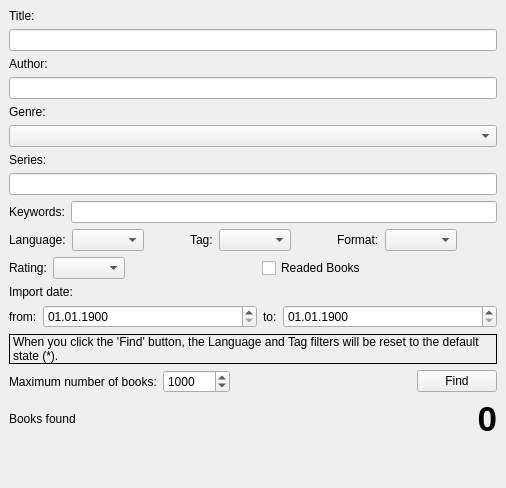
              <widget class="QWidget" name="pageSearch">
               <layout class="QVBoxLayout" name="verticalLayout_8">
                <property name="spacing">
                 <number>0</number>
                </property>
                <property name="leftMargin">
                 <number>0</number>
                </property>
                <property name="topMargin">
                 <number>0</number>
                </property>
                <property name="rightMargin">
                 <number>0</number>
                </property>
                <property name="bottomMargin">
                 <number>0</number>
                </property>
                <item>
                 <widget class="QFrame" name="frame_5">
                  <property name="frameShape">
                   <enum>QFrame::NoFrame</enum>
                  </property>
                  <property name="frameShadow">
                   <enum>QFrame::Raised</enum>
                  </property>
                  <layout class="QVBoxLayout" name="verticalLayout_5">
                   <item>
                    <widget class="QLabel" name="label_2">
                     <property name="text">
                      <string>Title:</string>
                     </property>
                    </widget>
                   </item>
                   <item>
                    <widget class="QLineEdit" name="lineEditFindBookTitle"/>
                   </item>
                   <item>
                    <widget class="QLabel" name="label_3">
                     <property name="text">
                      <string>Author:</string>
                     </property>
                    </widget>
                   </item>
                   <item>
                    <widget class="QLineEdit" name="lineEditFindAuthor"/>
                   </item>
                   <item>
                    <widget class="QLabel" name="label_4">
                     <property name="text">
                      <string>Genre:</string>
                     </property>
                    </widget>
                   </item>
                   <item>
                    <widget class="QComboBox" name="comboBoxFindGenre">
                     <property name="maxVisibleItems">
                      <number>15</number>
                     </property>
                    </widget>
                   </item>
                   <item>
                    <widget class="QLabel" name="label_5">
                     <property name="text">
                      <string>Series:</string>
                     </property>
                    </widget>
                   </item>
                   <item>
                    <widget class="QLineEdit" name="lineEditFindSeria"/>
                   </item>
                   <item>
                    <layout class="QHBoxLayout" name="horizontalLayoutFindKeywords">
                     <item>
                      <widget class="QLabel" name="labelFindKeywords">
                       <property name="text">
                        <string>Keywords:</string>
                       </property>
                      </widget>
                     </item>
                     <item>
                      <widget class="QLineEdit" name="lineEditFindKeywords"/>
                     </item>
                    </layout>
                   </item>
                   <item>
                    <layout class="QHBoxLayout" name="horizontalLayoFindLangTag">
                     <item>
                      <widget class="QLabel" name="label_10">
                       <property name="text">
                        <string>Language:</string>
                       </property>
                      </widget>
                     </item>
                     <item>
                      <widget class="QComboBox" name="comboBoxFindLanguage"/>
                     </item>
                     <item>
                      <spacer name="horizontalSpacer_6">
                       <property name="orientation">
                        <enum>Qt::Horizontal</enum>
                       </property>
                       <property name="sizeType">
                        <enum>QSizePolicy::Expanding</enum>
                       </property>
                       <property name="sizeHint" stdset="0">
                        <size>
                         <width>40</width>
                         <height>20</height>
                        </size>
                       </property>
                      </spacer>
                     </item>
                     <item>
                      <widget class="QLabel" name="labelFindTag">
                       <property name="text">
                        <string>Tag:</string>
                       </property>
                      </widget>
                     </item>
                     <item>
                      <widget class="QComboBox" name="comboBoxFindTag">
                       <property name="insertPolicy">
                        <enum>QComboBox::NoInsert</enum>
                       </property>
                       <property name="sizeAdjustPolicy">
                        <enum>QComboBox::AdjustToContents</enum>
                       </property>
                      </widget>
                     </item>
                     <item>
                      <spacer name="horizontalSpacer_7">
                       <property name="orientation">
                        <enum>Qt::Horizontal</enum>
                       </property>
                       <property name="sizeHint" stdset="0">
                        <size>
                         <width>40</width>
                         <height>20</height>
                        </size>
                       </property>
                      </spacer>
                     </item>
                     <item>
                      <widget class="QLabel" name="labelFindFormat">
                       <property name="text">
                        <string>Format:</string>
                       </property>
                      </widget>
                     </item>
                     <item>
                      <widget class="QComboBox" name="comboBoxFindFormat"/>
                     </item>
                     <item>
                      <spacer name="horizontalSpacer_10">
                       <property name="orientation">
                        <enum>Qt::Horizontal</enum>
                       </property>
                       <property name="sizeHint" stdset="0">
                        <size>
                         <width>40</width>
                         <height>20</height>
                        </size>
                       </property>
                      </spacer>
                     </item>
                    </layout>
                   </item>
                   <item>
                    <layout class="QHBoxLayout" name="horizontalLayoutFindRating">
                     <item>
                      <widget class="QLabel" name="labelFindRating">
                       <property name="text">
                        <string>Rating:</string>
                       </property>
                      </widget>
                     </item>
                     <item>
                      <widget class="QComboBox" name="comboBoxFindRating"/>
                     </item>
                     <item>
                      <spacer name="horizontalSpacer_12">
                       <property name="orientation">
                        <enum>Qt::Horizontal</enum>
                       </property>
                       <property name="sizeHint" stdset="0">
                        <size>
                         <width>40</width>
                         <height>20</height>
                        </size>
                       </property>
                      </spacer>
                     </item>
                     <item>
                      <widget class="QCheckBox" name="checkBoxFindReaded">
                       <property name="text">
                        <string>Readed Books</string>
                       </property>
                      </widget>
                     </item>
                     <item>
                      <spacer name="horizontalSpacer_11">
                       <property name="orientation">
                        <enum>Qt::Horizontal</enum>
                       </property>
                       <property name="sizeHint" stdset="0">
                        <size>
                         <width>40</width>
                         <height>20</height>
                        </size>
                       </property>
                      </spacer>
                     </item>
                    </layout>
                   </item>
                   <item>
                    <widget class="QLabel" name="label_6">
                     <property name="text">
                      <string>Import date:</string>
                     </property>
                    </widget>
                   </item>
                   <item>
                    <layout class="QHBoxLayout" name="horizontalLayout_6" stretch="0,1,0,1">
                     <property name="spacing">
                      <number>6</number>
                     </property>
                     <property name="topMargin">
                      <number>0</number>
                     </property>
                     <property name="rightMargin">
                      <number>0</number>
                     </property>
                     <item>
                      <widget class="QLabel" name="label_7">
                       <property name="text">
                        <string>from:</string>
                       </property>
                      </widget>
                     </item>
                     <item>
                      <widget class="QDateEdit" name="dateEditFindDateFrom">
                       <property name="maximumSize">
                        <size>
                         <width>16777215</width>
                         <height>16777215</height>
                        </size>
                       </property>
                       <property name="displayFormat">
                        <string>dd.MM.yyyy</string>
                       </property>
                       <property name="date">
                        <date>
                         <year>1900</year>
                         <month>1</month>
                         <day>1</day>
                        </date>
                       </property>
                      </widget>
                     </item>
                     <item>
                      <widget class="QLabel" name="label_8">
                       <property name="text">
                        <string>to:</string>
                       </property>
                      </widget>
                     </item>
                     <item>
                      <widget class="QDateEdit" name="dateEditFindDateTo">
                       <property name="maximumSize">
                        <size>
                         <width>16777215</width>
                         <height>16777215</height>
                        </size>
                       </property>
                       <property name="displayFormat">
                        <string>dd.MM.yyyy</string>
                       </property>
                       <property name="date">
                        <date>
                         <year>1900</year>
                         <month>1</month>
                         <day>1</day>
                        </date>
                       </property>
                      </widget>
                     </item>
                    </layout>
                   </item>
                   <item>
                    <widget class="QLabel" name="labelInformation">
                     <property name="frameShape">
                      <enum>QFrame::Panel</enum>
                     </property>
                     <property name="text">
                      <string>When you click the 'Find' button, the Language and Tag filters will be reset to the default state (*).</string>
                     </property>
                     <property name="wordWrap">
                      <bool>true</bool>
                     </property>
                    </widget>
                   </item>
                   <item>
                    <layout class="QHBoxLayout" name="horizontalLayout_7">
                     <property name="spacing">
                      <number>6</number>
                     </property>
                     <item>
                      <widget class="QLabel" name="label_13">
                       <property name="text">
                        <string>Maximum number of books:</string>
                       </property>
                      </widget>
                     </item>
                     <item>
                      <widget class="QSpinBox" name="spinBoxFindMaxBooks">
                       <property name="minimum">
                        <number>0</number>
                       </property>
                       <property name="maximum">
                        <number>10000000</number>
                       </property>
                       <property name="singleStep">
                        <number>1000</number>
                       </property>
                       <property name="value">
                        <number>1000</number>
                       </property>
                      </widget>
                     </item>
                     <item>
                      <spacer name="horizontalSpacer_5">
                       <property name="orientation">
                        <enum>Qt::Horizontal</enum>
                       </property>
                       <property name="sizeHint" stdset="0">
                        <size>
                         <width>40</width>
                         <height>20</height>
                        </size>
                       </property>
                      </spacer>
                     </item>
                     <item>
                      <widget class="QPushButton" name="btnFind">
                       <property name="text">
                        <string>Find</string>
                       </property>
                      </widget>
                     </item>
                    </layout>
                   </item>
                   <item>
                    <layout class="QHBoxLayout" name="horizontalLayFindCountMessage">
                     <item>
                      <widget class="QLabel" name="label_11">
                       <property name="text">
                        <string>Books found</string>
                       </property>
                      </widget>
                     </item>
                     <item>
                      <widget class="QLabel" name="labelFindBooks">
                       <property name="font">
                        <font>
                         <pointsize>26</pointsize>
                         <weight>75</weight>
                         <bold>true</bold>
                        </font>
                       </property>
                       <property name="text">
                        <string notr="true">0</string>
                       </property>
                       <property name="alignment">
                        <set>Qt::AlignRight|Qt::AlignTrailing|Qt::AlignVCenter</set>
                       </property>
                      </widget>
                     </item>
                    </layout>
                   </item>
                   <item>
                    <spacer name="verticalSpacer">
                     <property name="orientation">
                      <enum>Qt::Vertical</enum>
                     </property>
                     <property name="sizeHint" stdset="0">
                      <size>
                       <width>20</width>
                       <height>40</height>
                      </size>
                     </property>
                    </spacer>
                   </item>
                  </layout>
                 </widget>
                </item>
               </layout>
              </widget>
